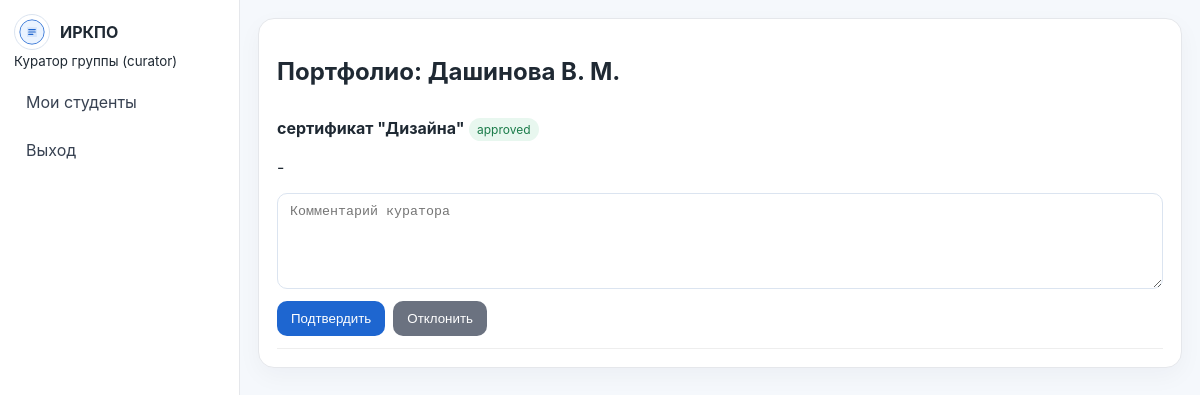
Page /curator/student/3/portfolio (signed in) on the committed database.
### app.py (models this page shows, shortened)
class User(UserMixin, db.Model):
    id = db.Column(db.Integer, primary_key=True)
    email = db.Column(db.String(120), unique=True, nullable=False)
    password_hash = db.Column(db.String(255), nullable=False)
    role = db.Column(db.String(20), nullable=False)  # student, admin, curator
    full_name = db.Column(db.String(120), nullable=False)
    group_name = db.Column(db.String(50))
    about = db.Column(db.Text)
    contacts = db.Column(db.String(255))
    resume_public_token = db.Column(db.String(64), unique=True, index=True)
    curator_id = db.Column(db.Integer, db.ForeignKey("user.id"))
    students = db.relationship("User", backref=db.backref("curator", remote_side=[id]), lazy=True)

class PortfolioEntry(db.Model):
    id = db.Column(db.Integer, primary_key=True)
    student_id = db.Column(db.Integer, db.ForeignKey("user.id"), nullable=False)
    title = db.Column(db.String(150), nullable=False)
    description = db.Column(db.Text)
    link = db.Column(db.String(255))
    status = db.Column(db.String(20), default="pending", nullable=False)  # pending, approved, rejected
    curator_comment = db.Column(db.Text)
    created_at = db.Column(db.DateTime, default=datetime.utcnow, nullable=False)
    student = db.relationship("User", backref="portfolio_entries")

### app.py (the view, shortened to what this page needs)
@app.route("/curator/student/<int:student_id>/portfolio", methods=["GET", "POST"])
@login_required
@role_required("curator")
def curator_student_portfolio(student_id):
    student = User.query.filter_by(id=student_id, role="student", curator_id=current_user.id).first_or_404()
    entries = PortfolioEntry.query.filter_by(student_id=student.id).order_by(PortfolioEntry.created_at.desc()).all()
    return render_template("curator/portfolio_review.html", student=student, entries=entries)

### app.py (called while the page is built)
@login_manager.user_loader
def load_user(user_id):
    return db.session.get(User, int(user_id))

def role_required(*roles):
    def decorator(func):
        @wraps(func)
        def wrapper(*args, **kwargs):
            if not current_user.is_authenticated:
                return login_manager.unauthorized()
            if current_user.role not in roles:
                flash("У вас нет доступа к этой странице.", "error")
                return redirect(url_for("index"))
            return func(*args, **kwargs)
        return wrapper
    return decorator

### templates/curator/portfolio_review.html (shortened to what this page needs)
{% extends 'base_dashboard.html' %}
{% block content %}
<div class="card">
  <h2>Портфолио: {{ student.full_name }}</h2>
  {% for entry in entries %}
    <div style="border-bottom:1px solid #eee; padding:12px 0;">
      <strong>{{ entry.title }}</strong> <span class="status {{ entry.status }}">{{ entry.status }}</span>
      <p>{{ entry.description }}</p>
      <form method="post" class="form">
        <textarea name="curator_comment" placeholder="Комментарий куратора"></textarea>
        <div style="display:flex; gap:8px;">
          <button class="btn" name="action" value="approve" type="submit">Подтвердить</button>
          <button class="btn gray" name="action" value="reject" type="submit">Отклонить</button>
        </div>
      </form>
    </div>
  {% else %}<p>Записей пока нет.</p>{% endfor %}
</div>
{% endblock %}

### templates/base_dashboard.html (shortened to what this page needs)
<!DOCTYPE html>
<html lang="ru">
<head>
  <link rel="stylesheet" href="{{ url_for('static', filename='css/style.css') }}">
</head>
<body>
<div class="layout">
  <aside class="sidebar">
    <div class="logo"><img src="{{ url_for('static', filename='images/logo.svg') }}" alt="logo">ИРКПО</div>
    <small>{{ current_user.full_name }} ({{ current_user.role }})</small>
    <nav>
      {% if current_user.role == 'student' %}
      <a href="{{ url_for('student_dashboard') }}">Главная</a>
      <a href="{{ url_for('student_profile') }}">Профиль</a>
      <a href="{{ url_for('student_portfolio') }}">Портфолио</a>
      <a href="{{ url_for('student_vacancies') }}">Вакансии</a>
      <a href="{{ url_for('student_courses') }}">Курсы</a>
      {% elif current_user.role == 'admin' %}
      <a href="{{ url_for('admin_dashboard') }}">Панель</a>
      <a href="{{ url_for('admin_students') }}">Студенты</a>
      <a href="{{ url_for('admin_vacancies') }}">Вакансии</a>
      <a href="{{ url_for('admin_courses') }}">Курсы/семинары</a>
      {% elif current_user.role == 'curator' %}
      <a href="{{ url_for('curator_students') }}">Мои студенты</a>
      {% endif %}
      <a href="{{ url_for('logout') }}">Выход</a>
    </nav>
  </aside>
  <main class="main">
    {% block content %}{% endblock %}
  </main>
</div>
</body>
</html>

### static/css/style.css (style rules this page uses)
* { box-sizing: border-box; }
body { margin: 0; font-family: Inter, Arial, sans-serif; background: #f5f8fc; color: #1f2933; }
a { color: #1e66d0; text-decoration: none; }
.logo { display:flex; align-items:center; gap:10px; font-weight:700; }
.logo img { width: 36px; height: 36px; border-radius: 50%; border:1px solid #dbe4f0; background:#fff; padding:4px; }
.btn { border:none; border-radius:10px; background:#1e66d0; color:#fff; padding:10px 14px; cursor:pointer; }
.btn.gray { background:#6b7280; }
.card { background:#fff; border:1px solid #e5e7eb; border-radius:16px; padding:18px; box-shadow: 0 8px 24px rgba(15,23,42,0.04); }
input, textarea, select { width:100%; padding:10px 12px; border-radius:10px; border:1px solid #dbe4f0; background:#fff; }
textarea { min-height: 96px; }
.form { display:grid; gap:12px; }
.layout { display:grid; grid-template-columns:240px 1fr; min-height:100vh; }
.sidebar { background:#fff; border-right:1px solid #e5e7eb; padding:14px; }
.sidebar nav { display:grid; gap:8px; margin-top:12px; }
.sidebar a { padding:10px 12px; border-radius:10px; color:#374151; }
.main { padding:18px; }
.status { display:inline-block; padding:4px 8px; border-radius:999px; font-size:12px; }
.status.active, .status.approved { background:#e8f7ef; color:#1b7c4a; }

### rows in the picture
User: full_name "Куратор группы", role "curator"
User: full_name "Дашинова В. М."
PortfolioEntry: title "сертификат \"Дизайна\"", status "approved", description "-"
